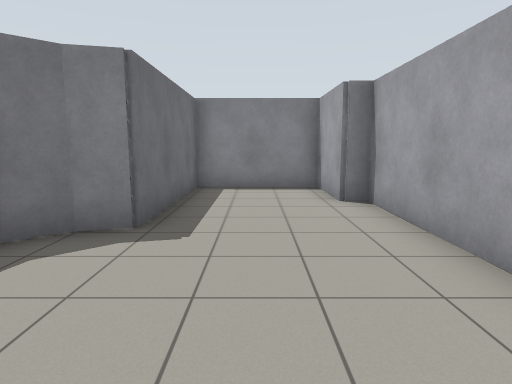
view 1 (above)

23 first-person views from a walk through a Gazebo world. The camera is 1.2 m above the floor, tilts 8° down and sees 75° across. The lines on the ground mark 1 m squares. The floor is counted in squares, 1 m on a side. Each view is taken from the middle of a square. On the plan, view 1 faces up. The plan holds only what a view shows up to about 14 squares ahead; the rest is blank. The place goes on beyond the plan. Robots are left out.

view 2
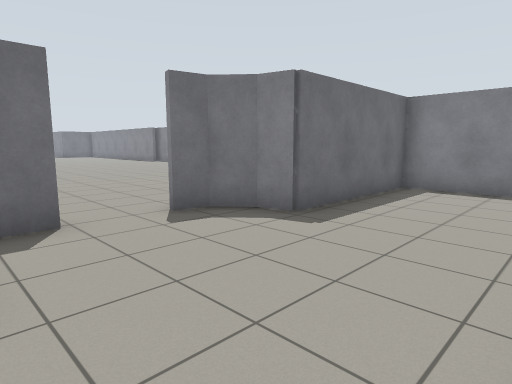

view 3
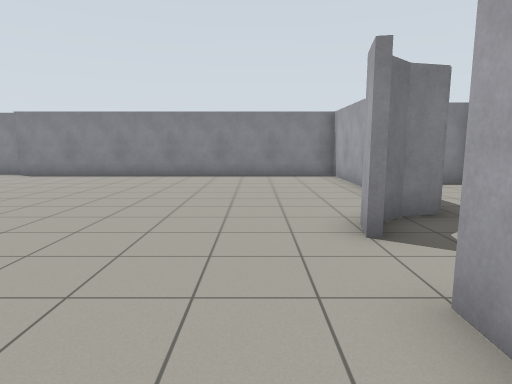

view 4
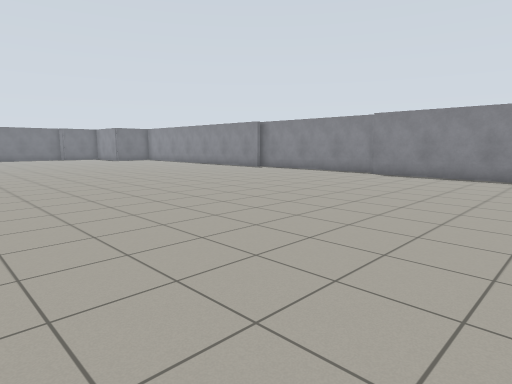

view 5
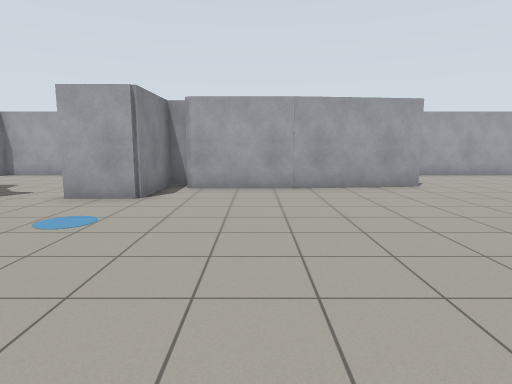

view 6
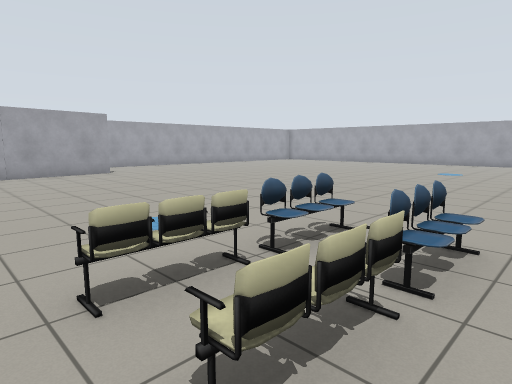

view 7
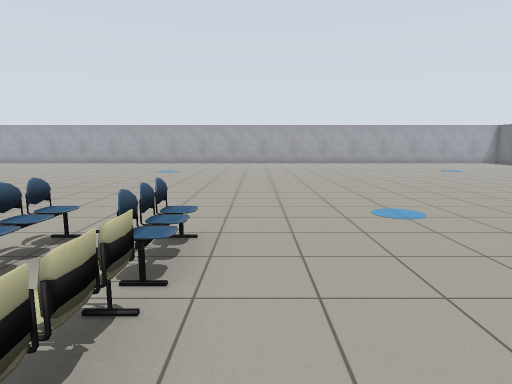

view 8
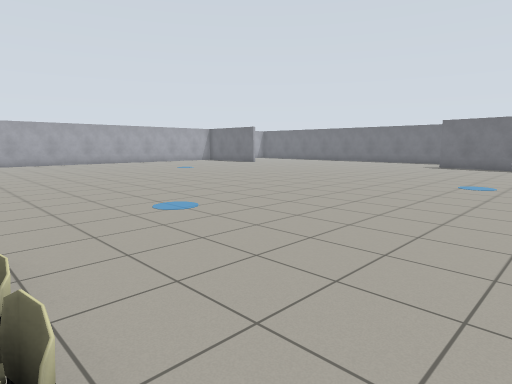

view 9
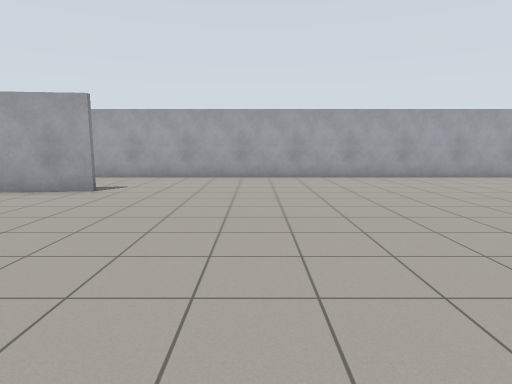

view 10
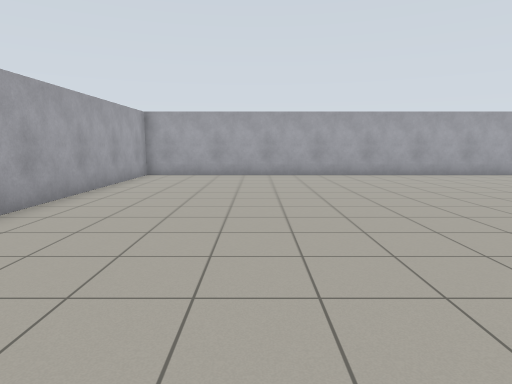

view 11
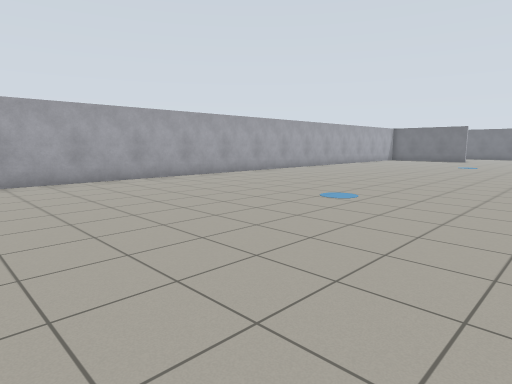

view 12
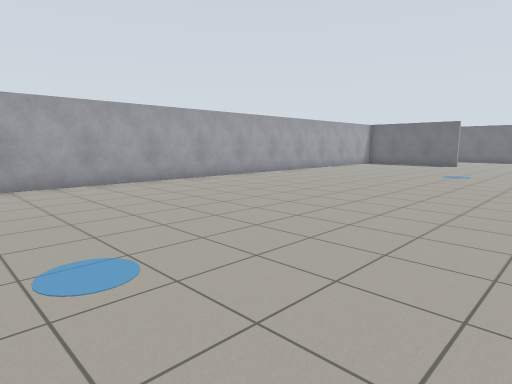

view 13
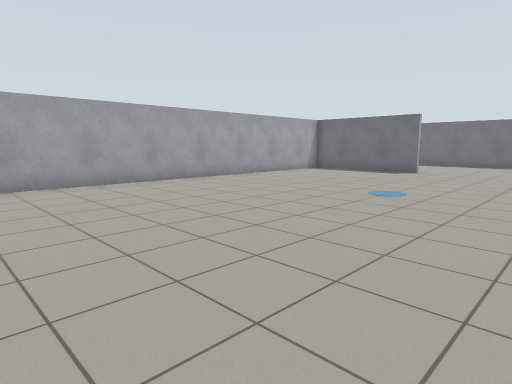

view 14
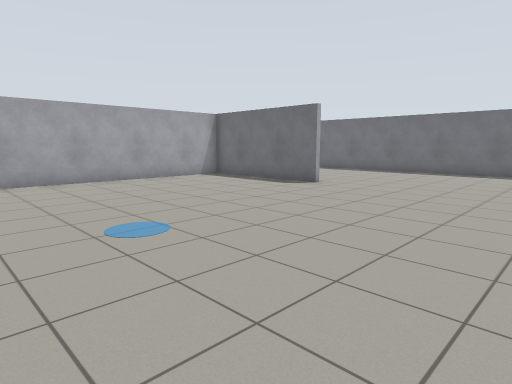

view 15
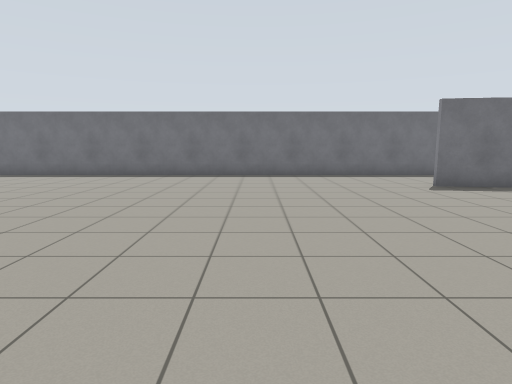

view 16
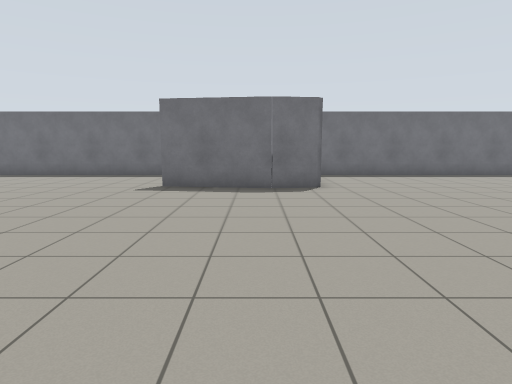

view 17
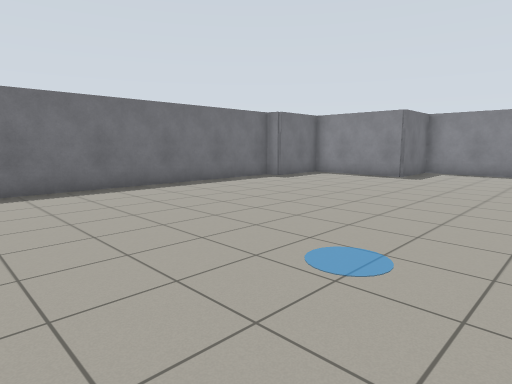

view 18
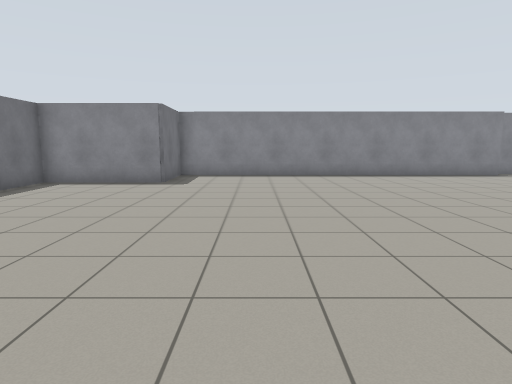

view 19
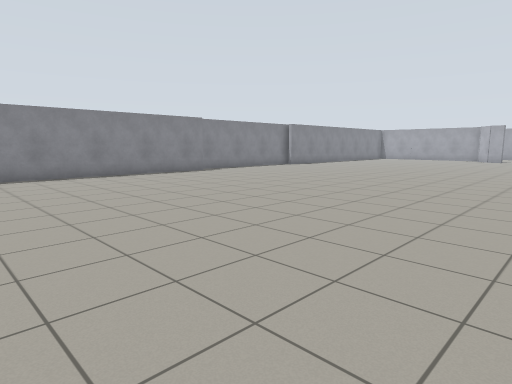

view 20
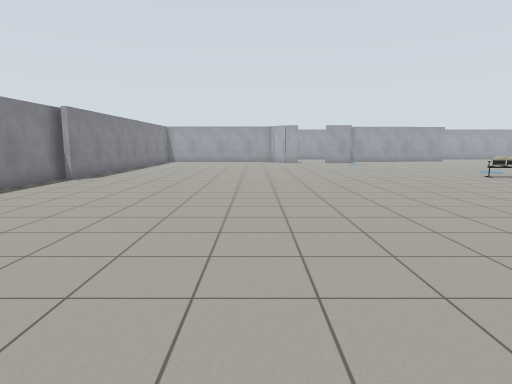

view 21
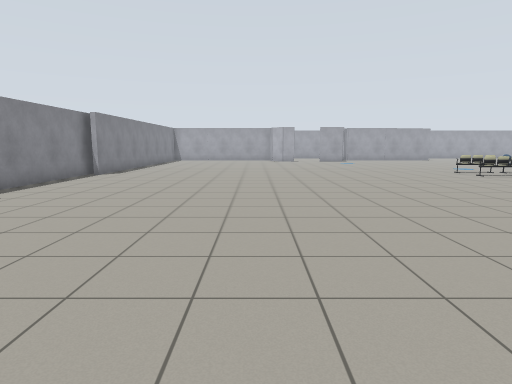

view 22
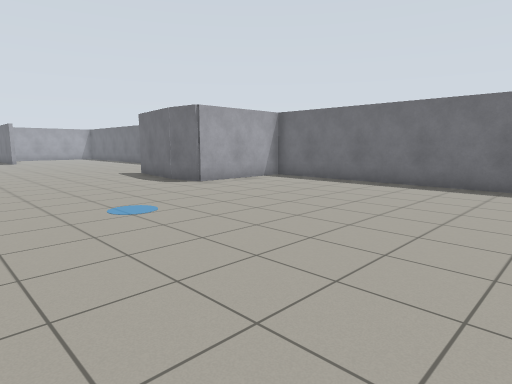

view 23
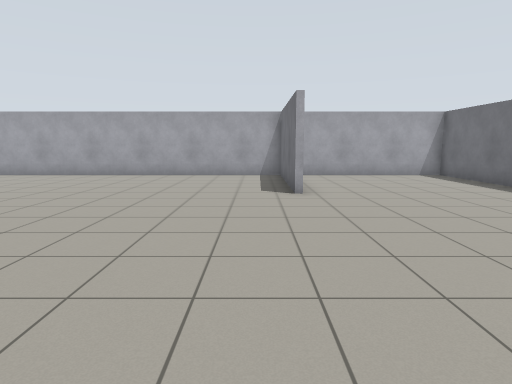

### Floor plan
Points are (right, up) in squares from view 1. A wall is a line through its corners. A room is listed if a view was taken in it or the views show most of it. See-through windows are left out.
Room 1 (views 1, 2)
walls: (2.4, 3) (2.4, 7) (1.8, 7) (1.8, 9.6) (-1.7, 9.6) (-1.7, 4.8) (-2.5, 4.6) (-3.2, 3.9); (-3.3, 1.3) (-3.4, 0.6)
ways out: opening at (-3, 2.5) to room 2
Room 2 (views 3, 4, 5, 6, 7, 8, 9, 10, 11, 12, 13, 14, 15, 16, 17, 18, 19, 20, 21, 22, 23)
walls: (-34.3, -4.5) (-34.7, -7.8); (-1.8, -4.1) (-1.8, -1); (-1.3, -7.8) (-1.8, -4); (-32, -19.2) (-32, -24.4) (2.4, -24.4) (2.4, -6); (-3.6, 3.1) (-3.4, 4.1); (-3.2, 3.9) (-3.4, 3.1); (-0.9, -0.4) (-3.6, -0.4) (-3.5, 1.3); (-38.4, -5.7) (-38.4, -24.4) (-32.9, -24.4); (-21.2, 12.4) (-34, 12.4) (-34, 9.9) (-37.9, 9.9) (-37.8, 7.1) (-38.4, 7.1) (-38.4, -3.1) (-34.4, -3.1) (-34.3, -4.6); (-13.8, 12.9) (-20.9, 12.9); (-1.8, 8.6) (-1.8, 12.3) (-14.5, 12.3)
ways out: opening at (-3, 2.5) to room 1
objects: chair (-15, -6) to (-15, -5); chair (-15, -4) to (-15, -3); chair (-14, -6) to (-14, -5); chair (-13, -4) to (-13, -3)

Positions as (right, up) in squares from view 1, and headings:
1: (0, 0), facing up
2: (2, 0), facing up-left
3: (-5, -1), facing up
4: (-8, -1), facing up-left
5: (-11, -3), facing right
6: (-16, -2), facing down-right
7: (-16, -2), facing down
8: (-15, -2), facing down-left
9: (-10, -12), facing right
10: (-2, -11), facing down
11: (-5, -13), facing down-left
12: (-11, -14), facing down-left
13: (-17, -14), facing down-left
14: (-23, -13), facing down-left
15: (-25, -13), facing left
16: (-25, -5), facing left
17: (-29, -3), facing up-left
18: (-31, -1), facing up
19: (-31, -1), facing up-right
20: (-26, 6), facing right
21: (-28, 6), facing right
22: (-28, 6), facing down-left
23: (-31, -11), facing down
